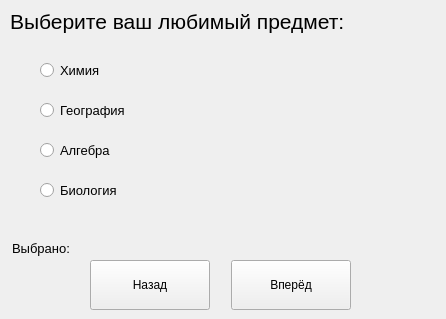
<?xml version="1.0" encoding="UTF-8"?>
<ui version="4.0">
 <class>MainWindow</class>
 <widget class="QMainWindow" name="MainWindow">
  <property name="geometry">
   <rect>
    <x>0</x>
    <y>0</y>
    <width>446</width>
    <height>319</height>
   </rect>
  </property>
  <property name="minimumSize">
   <size>
    <width>446</width>
    <height>319</height>
   </size>
  </property>
  <property name="maximumSize">
   <size>
    <width>446</width>
    <height>319</height>
   </size>
  </property>
  <property name="windowTitle">
   <string>MainWindow</string>
  </property>
  <widget class="QWidget" name="centralwidget">
   <widget class="QPushButton" name="btn_back">
    <property name="geometry">
     <rect>
      <x>90</x>
      <y>260</y>
      <width>120</width>
      <height>50</height>
     </rect>
    </property>
    <property name="font">
     <font>
      <family>Segoe UI</family>
     </font>
    </property>
    <property name="text">
     <string>Назад</string>
    </property>
   </widget>
   <widget class="QLabel" name="label_img">
    <property name="geometry">
     <rect>
      <x>170</x>
      <y>43</y>
      <width>241</width>
      <height>181</height>
     </rect>
    </property>
    <property name="text">
     <string/>
    </property>
   </widget>
   <widget class="QPushButton" name="btn_next">
    <property name="geometry">
     <rect>
      <x>231</x>
      <y>260</y>
      <width>120</width>
      <height>50</height>
     </rect>
    </property>
    <property name="font">
     <font>
      <family>Segoe UI</family>
     </font>
    </property>
    <property name="text">
     <string>Вперёд</string>
    </property>
   </widget>
   <widget class="QLabel" name="label_task">
    <property name="geometry">
     <rect>
      <x>10</x>
      <y>6</y>
      <width>341</width>
      <height>31</height>
     </rect>
    </property>
    <property name="font">
     <font>
      <family>Segoe UI</family>
      <pointsize>16</pointsize>
     </font>
    </property>
    <property name="text">
     <string>Выберите ваш любимый предмет:</string>
    </property>
   </widget>
   <widget class="QLabel" name="label_selected">
    <property name="geometry">
     <rect>
      <x>12</x>
      <y>240</y>
      <width>321</width>
      <height>16</height>
     </rect>
    </property>
    <property name="font">
     <font>
      <family>Segoe UI</family>
      <pointsize>10</pointsize>
     </font>
    </property>
    <property name="text">
     <string>Выбрано:</string>
    </property>
   </widget>
   <widget class="QRadioButton" name="radioButton_4">
    <property name="geometry">
     <rect>
      <x>40</x>
      <y>180</y>
      <width>111</width>
      <height>20</height>
     </rect>
    </property>
    <property name="font">
     <font>
      <family>Segoe UI</family>
      <pointsize>10</pointsize>
     </font>
    </property>
    <property name="text">
     <string>Биология</string>
    </property>
   </widget>
   <widget class="QRadioButton" name="radioButton_2">
    <property name="geometry">
     <rect>
      <x>40</x>
      <y>100</y>
      <width>111</width>
      <height>20</height>
     </rect>
    </property>
    <property name="font">
     <font>
      <family>Segoe UI</family>
      <pointsize>10</pointsize>
     </font>
    </property>
    <property name="text">
     <string>География</string>
    </property>
   </widget>
   <widget class="QRadioButton" name="radioButton_1">
    <property name="geometry">
     <rect>
      <x>40</x>
      <y>60</y>
      <width>95</width>
      <height>20</height>
     </rect>
    </property>
    <property name="font">
     <font>
      <family>Segoe UI</family>
      <pointsize>10</pointsize>
     </font>
    </property>
    <property name="text">
     <string>Химия</string>
    </property>
   </widget>
   <widget class="QRadioButton" name="radioButton_3">
    <property name="geometry">
     <rect>
      <x>40</x>
      <y>140</y>
      <width>121</width>
      <height>20</height>
     </rect>
    </property>
    <property name="font">
     <font>
      <family>Segoe UI</family>
      <pointsize>10</pointsize>
     </font>
    </property>
    <property name="text">
     <string>Алгебра</string>
    </property>
   </widget>
  </widget>
 </widget>
 <resources/>
 <connections/>
</ui>
